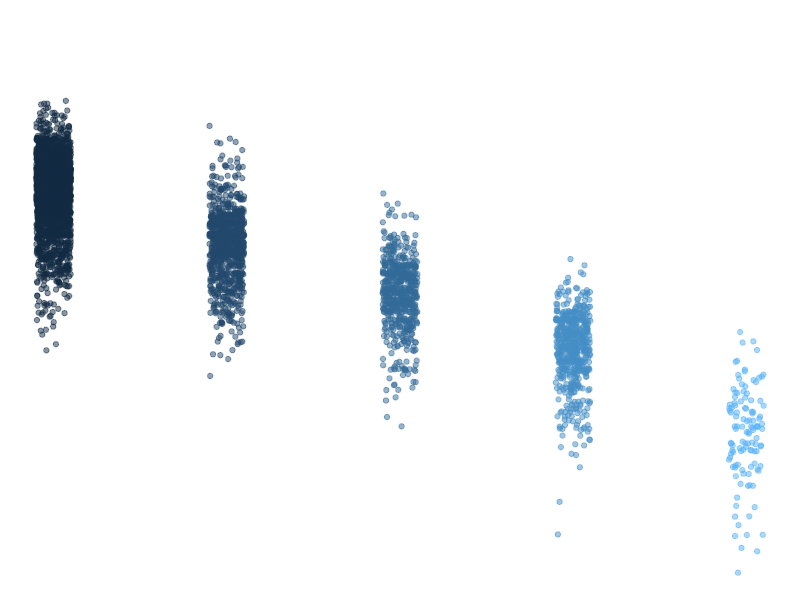

The R script that drew this image:
## ---- chunk 1
knitr::opts_chunk$set(echo = TRUE)
library(tidyverse)
## ---- chunk 2
summary(storms)
## ---- chunk 3
names(storms) 
## ---- chunk 4
ggplot(data = storms, aes(x = category, y = pressure)) +
  geom_jitter(width = 0.1, 
              alpha = 0.5,
              aes(color = category),
              show.legend = FALSE) +
  labs(x = "Storm Category", 
       y = "Air pressure at storm center (millibars)"
       ) +
  theme_void()
